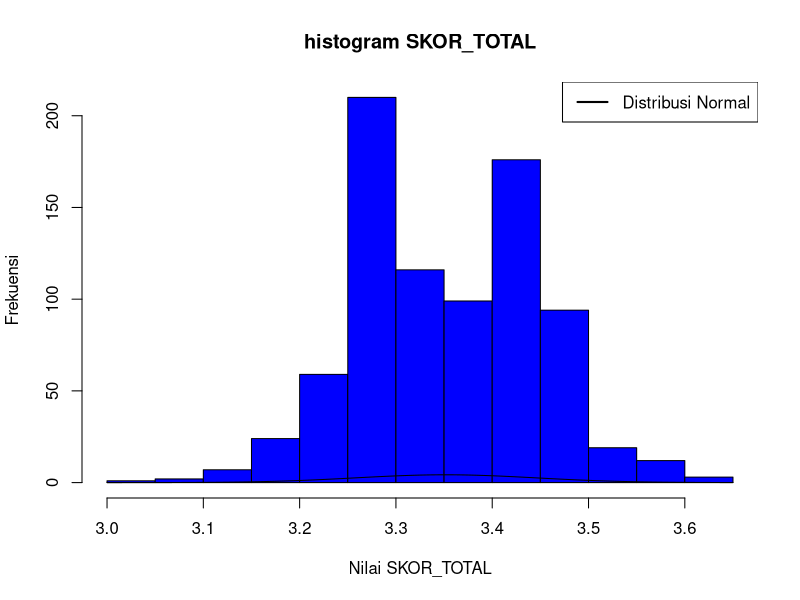

Generate this figure with R:
library(nortest)

data_hasil <- read.csv("data/hasil_survei.csv")

data_hasil$TRANSFORM_SKTOT <- log((53 - data_hasil$SKOR_TOTAL))

hasil <- shapiro.test(data_hasil$TRANSFORM_SKTOT)

print(hasil)

print(head(data_hasil))


hist(data_hasil$TRANSFORM_SKTOT,
     main = "histogram SKOR_TOTAL",
     xlab = "Nilai SKOR_TOTAL",
     ylab = "Frekuensi",
     col = "blue")

curve(dnorm(x, mean = mean(data_hasil$TRANSFORM_SKTOT), sd = sd(data_hasil$TRANSFORM_SKTOT)), add = T, col = "black")

legend("topright",
       legend = "Distribusi Normal",
       col = "black",
       lwd = 2)
